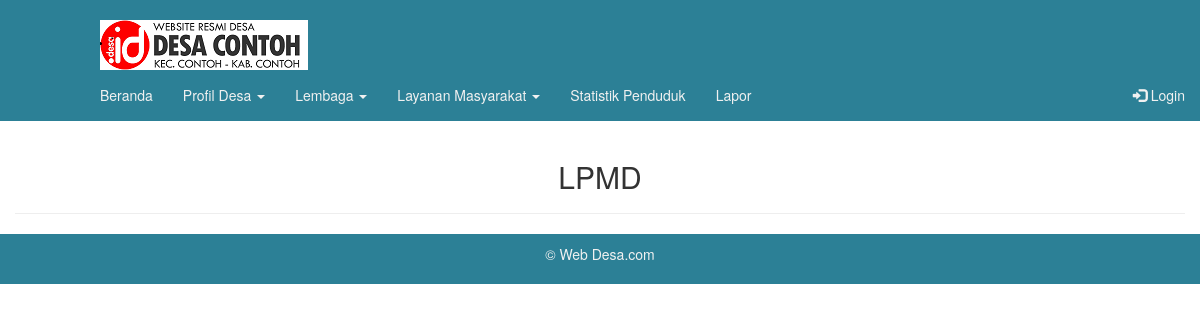
The app's page /index.php/lpmd, older data.
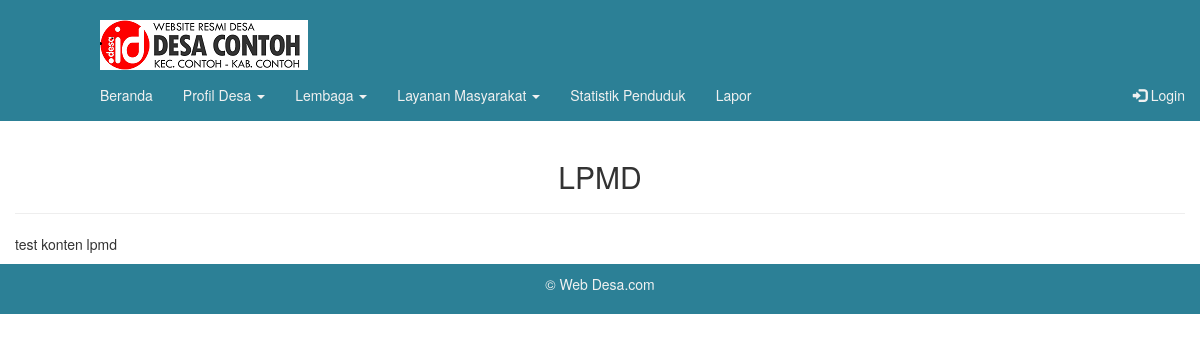
The same page, newer data.
### tables this page shows
CREATE TABLE IF NOT EXISTS `konten` (
  `id` int(11) NOT NULL,
  `jenis` varchar(255) NOT NULL,
  `isi` text NOT NULL
);

### application/views/userlayout/konten.php (called while the page is built, shortened)
<?php
if($isi){
	$this->load->view($isi);
}

### application/views/userlayout/wrapper.php (called while the page is built)
<?php
require_once('head.php');
require_once('header.php');
require_once('konten.php');
require_once('footer.php');

### application/controllers/Lpmd.php (called while the page is built)
<?php if ( ! defined('BASEPATH')) exit('No direct script access allowed');
class Lpmd extends CI_Controller {
	public function index() {
		$data=array('title'=>'LPMD',
					'isi'  =>'userpages/lpmd/lpmd'
						);
		$data['record']	= $this->m_global->get_data_all('konten', null, ['jenis'=>'lpmd']);
		$this->load->view('userlayout/wrapper',$data);
	}
}

### index.php (called while the page is built, shortened)
<?php
require_once BASEPATH.'core/CodeIgniter.php';

### application/models/M_global.php (called while the page is built, shortened)
<?php if ( ! defined('BASEPATH')) exit('No direct script access allowed');
class M_global extends CI_Model {
	public function __construct(){
		$this->db->query("SET time_zone='+07:00'");
	}
	public function get_data_all( $table, $join = NULL, $where = NULL, $select = '*', $where_e = NULL, $order = NULL, $start = 0, $tampil = NULL, $group = NULL, $array = null )
	{
		if ( is_array($select))
		{
			$this->db->select( $select[0], $select[1] )->from($table);
		}
			else
		{
			$this->db->select($select)->from($table);
		}
		$query  = $this->db->get();
		( ! is_null( $array )
			? $result = $query->result_array()
			: $result = $query->result()
		);
		return $result;
	}
}

### application/views/userpages/lpmd/lpmd.php (the view)
<div class="konten">
  <div class="container">
    <div class="row">
    <center><h2>LPMD</h2></center>
    <hr>
   		<?=$record[0]->isi; ?>
    </div>
  </div>
</div>

Row changes from the older to the newer data that the page shows:
now on this page (row edited): konten: isi "test konten lpmd"
